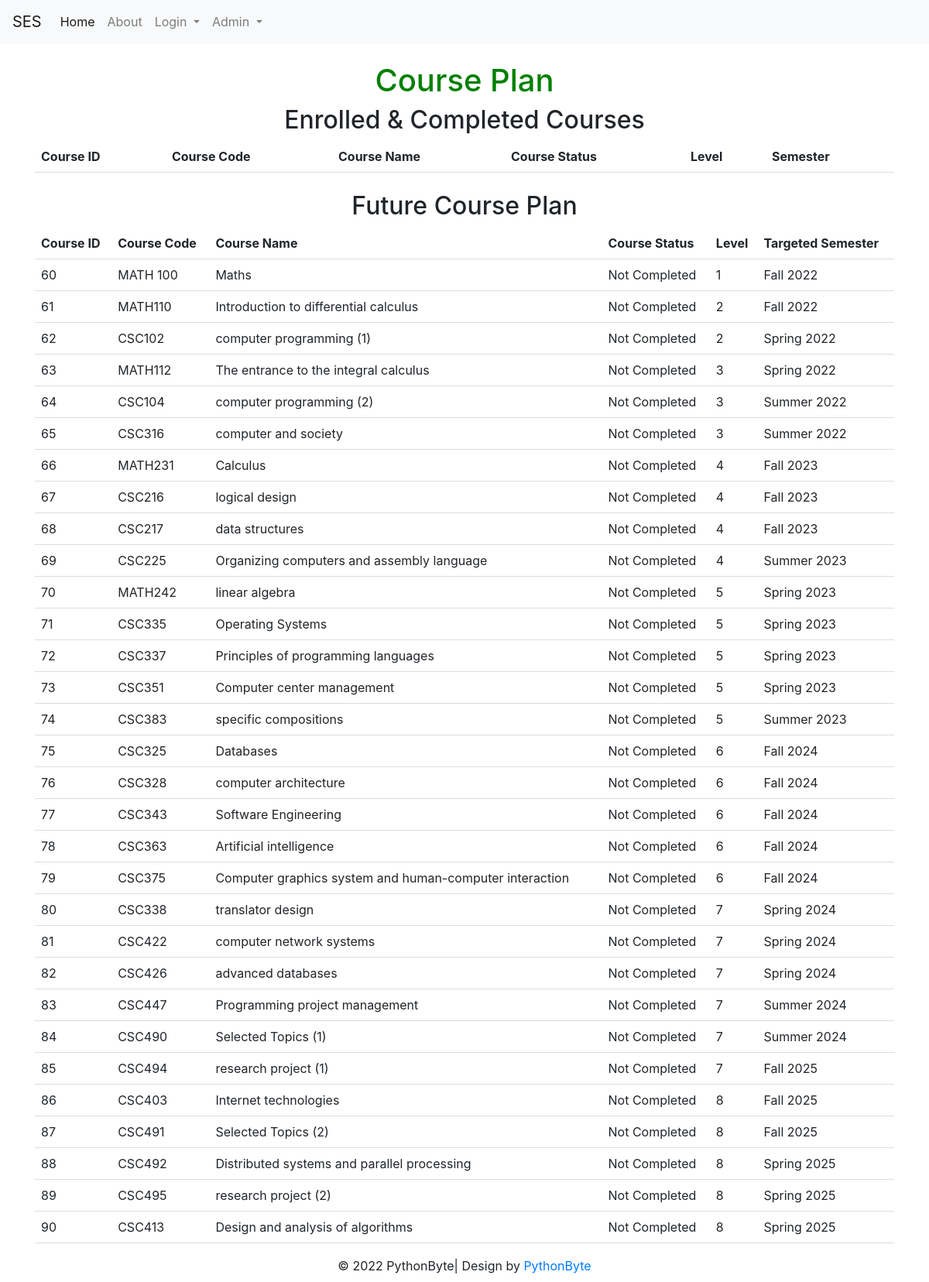
The app's page /course_plan (signed in), older data.
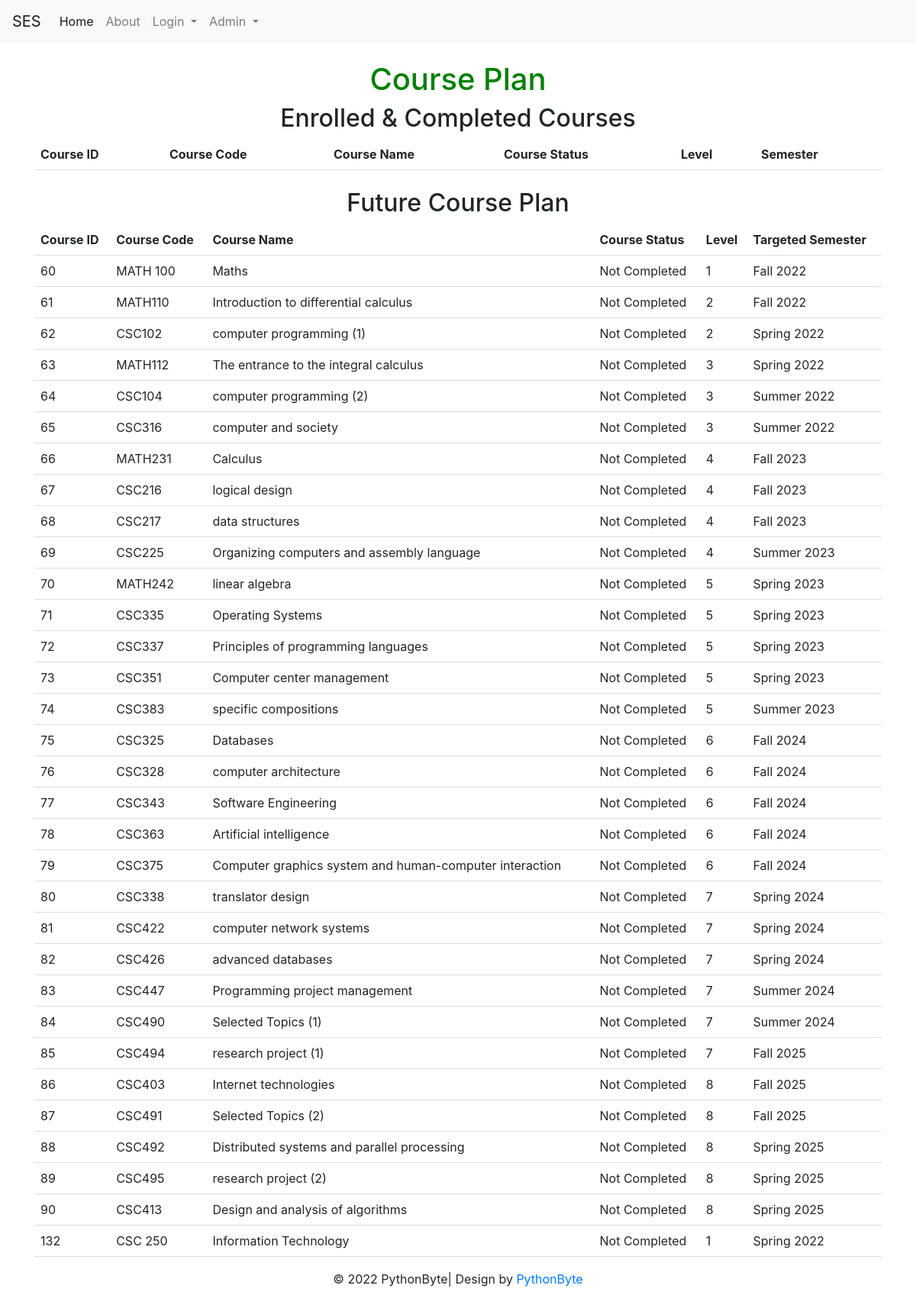
The same page, newer data.
### tables this page shows
CREATE TABLE course (course_id INTEGER NOT NULL PRIMARY KEY AUTOINCREMENT UNIQUE, course_name [nchar] (10), course_descr [nchar] (10), course_code [nchar] (10), dep_id [int], plan_id [int], level_id [int], credit INTEGER, Day_id REFERENCES Day (Day_id), fromT TIME, toT TIME, loc_id INTEGER, SEM INTEGER DEFAULT (223), lec_id INTEGER);

CREATE TABLE semester (sem_id INTEGER PRIMARY KEY, sem_dec VARCHAR);

### course_plan.py (the view)
@course_planb.route('/course_plan', methods=['GET', 'POST'])
def course_plan():
                con = sqlite3.connect("instance/db.sqlite")
                cur = con.cursor()
                user_id = current_user.id
                cur.execute("SELECT * FROM studen_course_info where user_id = '%s'" % (user_id))
                Completed = cur.fetchall()
                cur.execute("""select course.course_id,course.course_code,course.course_name, 'Not Completed' as complete , course.level_id, semester.sem_dec from course

join semester on semester.sem_id = course.SEM
where course.dep_id in (select dep_id from user where id =?) and course.course_id not in (select course_id from time_table where complete = 1 and user_id = ?)""", (user_id,user_id))
                NotCompleted = cur.fetchall()
                con.commit()
                con.close()
                return render_template('course_plan.html', idd = current_user.id,name= current_user.name,NotCompleted=NotCompleted,Completed=Completed)

### templates/course_plan.html (shortened to what this page needs)
{% extends "base.html" %}
{% block content %}
  <h1>Course Plan</h1>
  <form method="post" action="/course_plan">
    <h2>Enrolled & Completed Courses </h2>
    <table id="table_to_highlight" style="width:100%">
      <thead>
        <tr>
          <th>Course ID</th>
          <th>Course Code</th>
          <th>Course Name</th>
          <th>Course Status</th>
          <th>Level</th>
          <th>Semester</th>
        </tr>
        </thead>
    </table>
    <h2>Future Course Plan</h2>
    <table id="table_to_highlight" style="width:100%">
        <thead>
          <tr>
            <th>Course ID</th>
            <th>Course Code</th>
            <th>Course Name</th>
            <th>Course Status</th>
            <th>Level</th>
            <th>Targeted Semester</th>
          </tr>
          </thead>
          <tbody>
           {% for row in NotCompleted %}
                  <tr>
                      <td>{{row[0]}}</td>
                      <td>{{row[1]}}</td>
                      <td>{{row[2]}}</td>
                      <td>{{row[3]}}</td>
                      <td>{{row[4]}}</td>
                      <td>{{row[5]}}</td>
                  </tr>
              {% endfor %}
          </tbody>
      </table>
</form>
{% endblock %}

Row changes from the older to the newer data that the page shows:
added course: course_id "132", course_code "CSC 250", course_name "Information Technology", row "Not Completed", level "1", sem_dec "Spring 2022"
